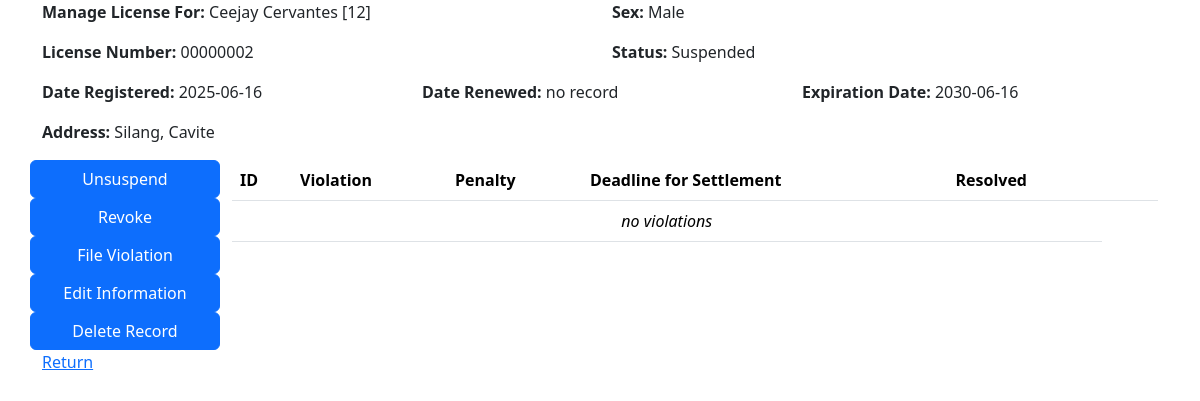
Screenshot of /license-actions.php?serial-number=12 with the database file from the repository.
### tables this page shows
CREATE TABLE `tblicense` (
  `serialNumber` int(11) NOT NULL,
  `name` varchar(100) NOT NULL,
  `sex` enum('Male','Female') NOT NULL,
  `address` varchar(100) NOT NULL,
  `licenseNumber` varchar(8) NOT NULL,
  `dateRegistered` date NOT NULL DEFAULT current_timestamp(),
  `dateRenewed` date DEFAULT NULL,
  `expirationDate` date NOT NULL,
  `status` enum('Valid','Expired','Suspended','Revoked') NOT NULL DEFAULT 'Valid'
);

### license-actions.php (the view, shortened to what this page needs)
<?php
include '_functions.php';
if (!isset($_GET['serial-number'])) {
    header('Location: admin-db.php');
} else {
    if ($_GET['serial-number'] == '') {
        header('Location: admin-db.php');
    } else {
        $check = checkRegisteredLicense($_GET['serial-number']);
        if ($check !=  true)  {
            header('Location: admin-db.php');
        } else {
            $driverinfo = getLicenseInfo($_GET['serial-number']);
            $serialnum = $driverinfo[0]['serialNumber'];
            $drivername = $driverinfo[0]['name'];
            $sex = $driverinfo[0]['sex'];
            $driveraddress = $driverinfo[0]['address'];
            $licensenum = $driverinfo[0]['licenseNumber'];
            $dateregistered = $driverinfo[0]['dateRegistered'];
            $daterenewed = $driverinfo[0]['dateRenewed'] == null ? 'no record' : $driverinfo[0]['dateRenewed'];
            $expirationdate = $driverinfo[0]['expirationDate'];
            $status = $driverinfo[0]['status'];
        }
    }
}
?>
<!DOCTYPE html>
<html lang="en">
<head>
    <link rel="stylesheet" href="https://cdn.jsdelivr.net/npm/bootstrap@5.3.6/dist/css/bootstrap.min.css">
</head>
<body>
    <div class="container">
        <div class="row">
            <div class="col">
                <p><b>Manage License For:</b> <?php echo $drivername; echo " [" . $serialnum . "]"?></p>
            </div>
            <div class="col">
                <p><b>Sex:</b> <?php echo $sex?></p>
            </div>
        </div>
        <div class="row">
            <div class="col">
                <p><b>License Number:</b> <?php echo $licensenum?></p>
            </div>
            <div class="col">
                <p><b>Status:</b> <?php echo $status?></p>
            </div>
        </div>
        <div class="row">
            <div class="col">
                <p><b>Date Registered:</b> <?php echo $dateregistered?></p>
            </div>
            <div class="col">
                <p><b>Date Renewed:</b> <?php echo $daterenewed?></p>
            </div>
            <div class="col">
                <p><b>Expiration Date:</b> <?php echo $expirationdate?></p>
            </div>
        </div>
        <div class="row">
            <div class="col">
                <p><b>Address:</b> <?php echo $driveraddress?></p>
            </div>
        </div>
        <div class="row">
            <div class="col">
            <?php
            if ($status == 'Revoked') {
                echo "
            <div class='row'>
                <button class='btn btn-primary' data-bs-toggle='modal' data-bs-target='#unrevokeModal'>Unrevoke</button>
            </div>
                ";
            } else {
                if ($status == 'Suspended') {
                    echo "
                <div class='row'>
                    <button class='btn btn-primary' data-bs-toggle='modal' data-bs-target='#unsuspendModal'>Unsuspend</button>
                </div>
                    ";
                }
                echo "
            <div class='row'>
                <button class='btn btn-primary' data-bs-toggle='modal' data-bs-target='#revokeModal'>Revoke</button>
            </div>
                ";
            }
            ?>
            <div class="row">
                <button class="btn btn-primary" data-bs-toggle="modal" data-bs-target="#fileViolationModal">File Violation</button>
            </div>
            <div class="row">
                <button class="btn btn-primary" data-bs-toggle="modal" data-bs-target="#editInformationModal">Edit Information</button>
            </div>
            <div class="row">
                <button class="btn btn-primary" data-bs-toggle="modal" data-bs-target="#deleteLicenseRecordModal">Delete Record</button>
            </div>
            </div>
            <div class="col-10">
                <table class="table">
                    <tr>
                        <th>ID</th>
                        <th>Violation</th>
                        <th>Penalty</th>
                        <th>Deadline for Settlement</th>
                        <th>Resolved</th>
                        <th></th>
                        <th></th>
                    </tr>
                </table>
            </div>
        </div>
        <a href="admin-db.php">Return</a>
    </div>
</body>
</html>

### rows the page displays
tblicense: name "Ceejay Cervantes", serialNumber "12", sex "Male", licenseNumber "00000002", status "Suspended", dateRegistered "2025-06-16", dateRenewed "no record", expirationDate "2030-06-16", address "Silang, Cavite"
